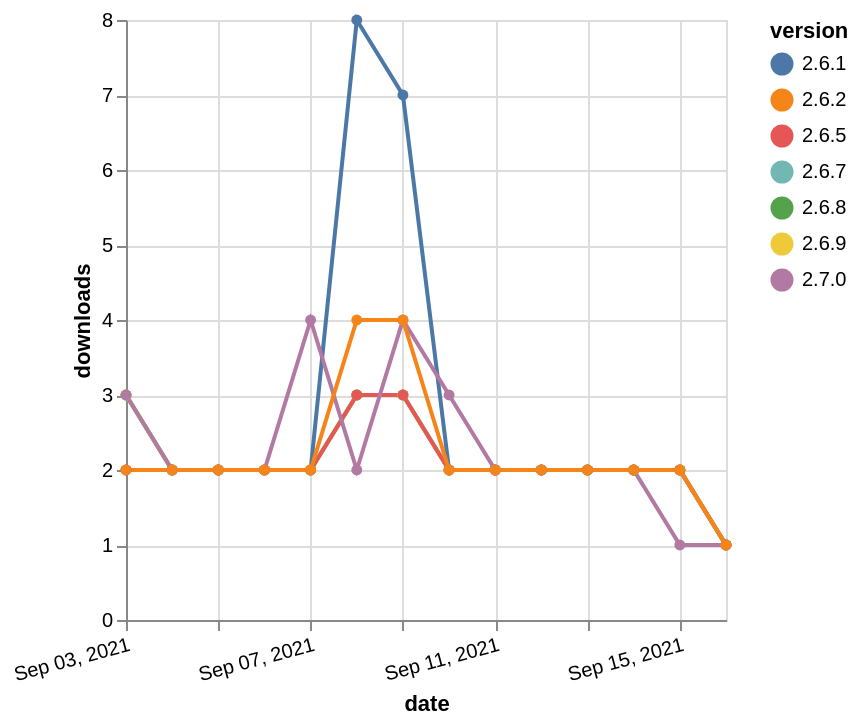

Express this chart as Vega-Lite.
### Vega-Lite specification from a JSON file in a GitHub repository (floating-point values rounded to 4 significant figures)
{"$schema": "https://vega.github.io/schema/vega-lite/v5.json", "description": "A simple bar chart with embedded data.", "data": {"values": [{"date": "2021-09-03", "total": 1086, "delta": 2, "version": "2.6.1"}, {"date": "2021-09-04", "total": 1088, "delta": 2, "version": "2.6.1"}, {"date": "2021-09-05", "total": 1090, "delta": 2, "version": "2.6.1"}, {"date": "2021-09-06", "total": 1092, "delta": 2, "version": "2.6.1"}, {"date": "2021-09-07", "total": 1094, "delta": 2, "version": "2.6.1"}, {"date": "2021-09-08", "total": 1102, "delta": 8, "version": "2.6.1"}, {"date": "2021-09-09", "total": 1109, "delta": 7, "version": "2.6.1"}, {"date": "2021-09-10", "total": 1111, "delta": 2, "version": "2.6.1"}, {"date": "2021-09-11", "total": 1113, "delta": 2, "version": "2.6.1"}, {"date": "2021-09-12", "total": 1115, "delta": 2, "version": "2.6.1"}, {"date": "2021-09-13", "total": 1117, "delta": 2, "version": "2.6.1"}, {"date": "2021-09-14", "total": 1119, "delta": 2, "version": "2.6.1"}, {"date": "2021-09-15", "total": 1121, "delta": 2, "version": "2.6.1"}, {"date": "2021-09-16", "total": 1122, "delta": 1, "version": "2.6.1"}, {"date": "2021-09-03", "total": 301, "delta": 3, "version": "2.6.7"}, {"date": "2021-09-04", "total": 303, "delta": 2, "version": "2.6.7"}, {"date": "2021-09-05", "total": 305, "delta": 2, "version": "2.6.7"}, {"date": "2021-09-06", "total": 307, "delta": 2, "version": "2.6.7"}, {"date": "2021-09-07", "total": 309, "delta": 2, "version": "2.6.7"}, {"date": "2021-09-08", "total": 312, "delta": 3, "version": "2.6.7"}, {"date": "2021-09-09", "total": 315, "delta": 3, "version": "2.6.7"}, {"date": "2021-09-10", "total": 317, "delta": 2, "version": "2.6.7"}, {"date": "2021-09-11", "total": 319, "delta": 2, "version": "2.6.7"}, {"date": "2021-09-12", "total": 321, "delta": 2, "version": "2.6.7"}, {"date": "2021-09-13", "total": 323, "delta": 2, "version": "2.6.7"}, {"date": "2021-09-14", "total": 325, "delta": 2, "version": "2.6.7"}, {"date": "2021-09-15", "total": 327, "delta": 2, "version": "2.6.7"}, {"date": "2021-09-16", "total": 328, "delta": 1, "version": "2.6.7"}, {"date": "2021-09-03", "total": 156, "delta": 3, "version": "2.6.8"}, {"date": "2021-09-04", "total": 158, "delta": 2, "version": "2.6.8"}, {"date": "2021-09-05", "total": 160, "delta": 2, "version": "2.6.8"}, {"date": "2021-09-06", "total": 162, "delta": 2, "version": "2.6.8"}, {"date": "2021-09-07", "total": 164, "delta": 2, "version": "2.6.8"}, {"date": "2021-09-08", "total": 167, "delta": 3, "version": "2.6.8"}, {"date": "2021-09-09", "total": 170, "delta": 3, "version": "2.6.8"}, {"date": "2021-09-10", "total": 172, "delta": 2, "version": "2.6.8"}, {"date": "2021-09-11", "total": 174, "delta": 2, "version": "2.6.8"}, {"date": "2021-09-12", "total": 176, "delta": 2, "version": "2.6.8"}, {"date": "2021-09-13", "total": 178, "delta": 2, "version": "2.6.8"}, {"date": "2021-09-14", "total": 180, "delta": 2, "version": "2.6.8"}, {"date": "2021-09-15", "total": 182, "delta": 2, "version": "2.6.8"}, {"date": "2021-09-16", "total": 183, "delta": 1, "version": "2.6.8"}, {"date": "2021-09-03", "total": 149, "delta": 3, "version": "2.6.9"}, {"date": "2021-09-04", "total": 151, "delta": 2, "version": "2.6.9"}, {"date": "2021-09-05", "total": 153, "delta": 2, "version": "2.6.9"}, {"date": "2021-09-06", "total": 155, "delta": 2, "version": "2.6.9"}, {"date": "2021-09-07", "total": 157, "delta": 2, "version": "2.6.9"}, {"date": "2021-09-08", "total": 160, "delta": 3, "version": "2.6.9"}, {"date": "2021-09-09", "total": 163, "delta": 3, "version": "2.6.9"}, {"date": "2021-09-10", "total": 165, "delta": 2, "version": "2.6.9"}, {"date": "2021-09-11", "total": 167, "delta": 2, "version": "2.6.9"}, {"date": "2021-09-12", "total": 169, "delta": 2, "version": "2.6.9"}, {"date": "2021-09-13", "total": 171, "delta": 2, "version": "2.6.9"}, {"date": "2021-09-14", "total": 173, "delta": 2, "version": "2.6.9"}, {"date": "2021-09-15", "total": 175, "delta": 2, "version": "2.6.9"}, {"date": "2021-09-16", "total": 176, "delta": 1, "version": "2.6.9"}, {"date": "2021-09-03", "total": 318, "delta": 2, "version": "2.6.5"}, {"date": "2021-09-04", "total": 320, "delta": 2, "version": "2.6.5"}, {"date": "2021-09-05", "total": 322, "delta": 2, "version": "2.6.5"}, {"date": "2021-09-06", "total": 324, "delta": 2, "version": "2.6.5"}, {"date": "2021-09-07", "total": 326, "delta": 2, "version": "2.6.5"}, {"date": "2021-09-08", "total": 329, "delta": 3, "version": "2.6.5"}, {"date": "2021-09-09", "total": 332, "delta": 3, "version": "2.6.5"}, {"date": "2021-09-10", "total": 334, "delta": 2, "version": "2.6.5"}, {"date": "2021-09-11", "total": 336, "delta": 2, "version": "2.6.5"}, {"date": "2021-09-12", "total": 338, "delta": 2, "version": "2.6.5"}, {"date": "2021-09-13", "total": 340, "delta": 2, "version": "2.6.5"}, {"date": "2021-09-14", "total": 342, "delta": 2, "version": "2.6.5"}, {"date": "2021-09-15", "total": 344, "delta": 2, "version": "2.6.5"}, {"date": "2021-09-16", "total": 345, "delta": 1, "version": "2.6.5"}, {"date": "2021-09-03", "total": 148, "delta": 3, "version": "2.7.0"}, {"date": "2021-09-04", "total": 150, "delta": 2, "version": "2.7.0"}, {"date": "2021-09-05", "total": 152, "delta": 2, "version": "2.7.0"}, {"date": "2021-09-06", "total": 154, "delta": 2, "version": "2.7.0"}, {"date": "2021-09-07", "total": 158, "delta": 4, "version": "2.7.0"}, {"date": "2021-09-08", "total": 160, "delta": 2, "version": "2.7.0"}, {"date": "2021-09-09", "total": 164, "delta": 4, "version": "2.7.0"}, {"date": "2021-09-10", "total": 167, "delta": 3, "version": "2.7.0"}, {"date": "2021-09-11", "total": 169, "delta": 2, "version": "2.7.0"}, {"date": "2021-09-12", "total": 171, "delta": 2, "version": "2.7.0"}, {"date": "2021-09-13", "total": 173, "delta": 2, "version": "2.7.0"}, {"date": "2021-09-14", "total": 175, "delta": 2, "version": "2.7.0"}, {"date": "2021-09-15", "total": 176, "delta": 1, "version": "2.7.0"}, {"date": "2021-09-16", "total": 177, "delta": 1, "version": "2.7.0"}, {"date": "2021-09-03", "total": 414, "delta": 2, "version": "2.6.2"}, {"date": "2021-09-04", "total": 416, "delta": 2, "version": "2.6.2"}, {"date": "2021-09-05", "total": 418, "delta": 2, "version": "2.6.2"}, {"date": "2021-09-06", "total": 420, "delta": 2, "version": "2.6.2"}, {"date": "2021-09-07", "total": 422, "delta": 2, "version": "2.6.2"}, {"date": "2021-09-08", "total": 426, "delta": 4, "version": "2.6.2"}, {"date": "2021-09-09", "total": 430, "delta": 4, "version": "2.6.2"}, {"date": "2021-09-10", "total": 432, "delta": 2, "version": "2.6.2"}, {"date": "2021-09-11", "total": 434, "delta": 2, "version": "2.6.2"}, {"date": "2021-09-12", "total": 436, "delta": 2, "version": "2.6.2"}, {"date": "2021-09-13", "total": 438, "delta": 2, "version": "2.6.2"}, {"date": "2021-09-14", "total": 440, "delta": 2, "version": "2.6.2"}, {"date": "2021-09-15", "total": 442, "delta": 2, "version": "2.6.2"}, {"date": "2021-09-16", "total": 443, "delta": 1, "version": "2.6.2"}]}, "width": "container", "mark": {"type": "line", "point": {"filled": true}}, "encoding": {"x": {"field": "date", "type": "temporal", "timeUnit": "yearmonthdate", "title": "date", "axis": {"labelAngle": -15}}, "y": {"field": "delta", "type": "quantitative", "title": "downloads"}, "color": {"field": "version", "type": "nominal"}, "tooltip": {"field": "delta"}}}
